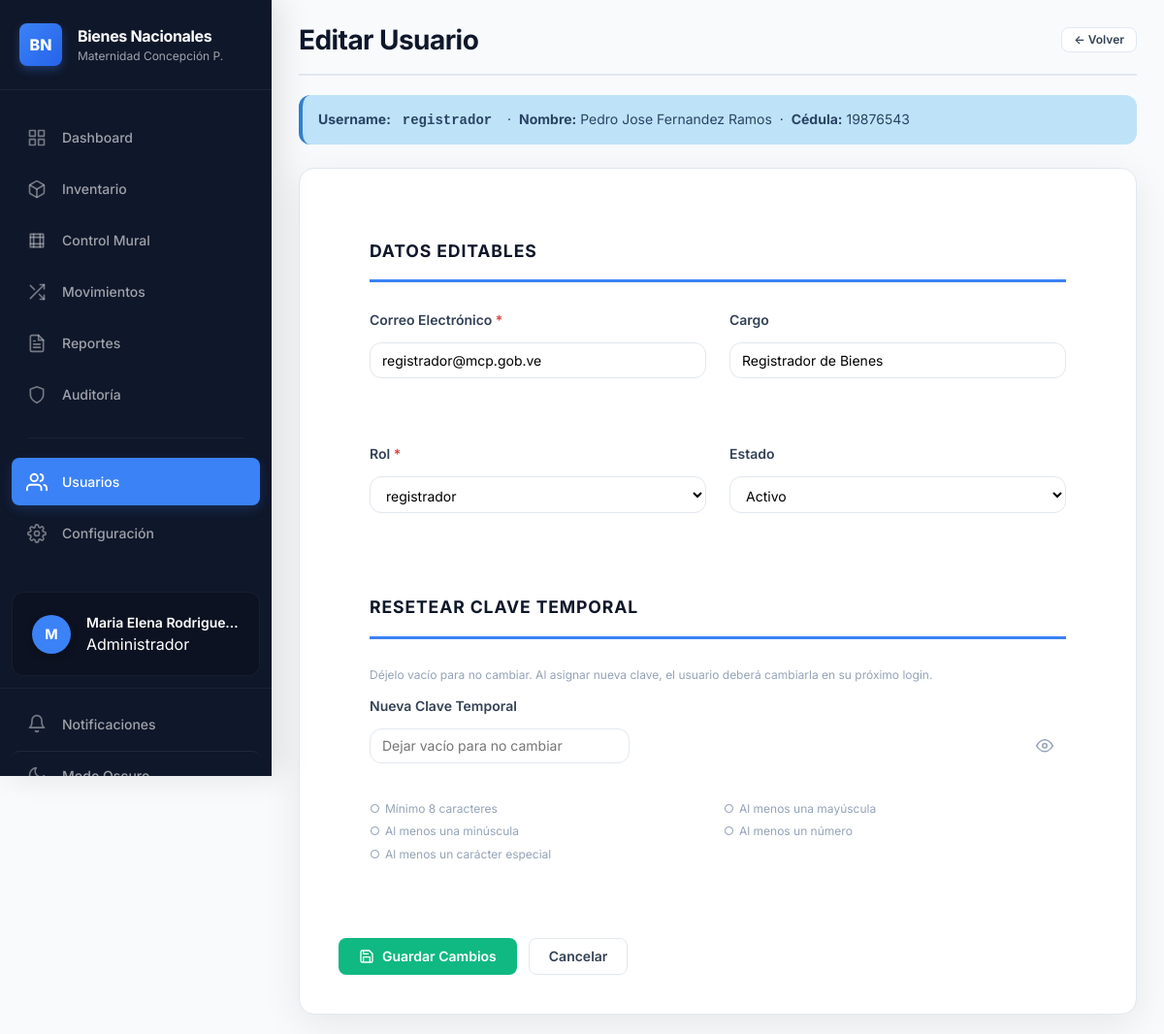
The page /public/usuarios/4/editar (signed in) on the database its author committed.
### tables this page shows
CREATE TABLE `usuarios` (
  `id_usuario` int(11) NOT NULL,
  `id_rol` int(11) DEFAULT NULL,
  `cedula` varchar(20) NOT NULL,
  `username` varchar(50) NOT NULL,
  `primer_nombre` varchar(100) NOT NULL,
  `segundo_nombre` varchar(100) NOT NULL DEFAULT '',
  `primer_apellido` varchar(100) NOT NULL,
  `segundo_apellido` varchar(100) NOT NULL DEFAULT '',
  `nombre_completo` varchar(255) NOT NULL DEFAULT '',
  `email` varchar(255) NOT NULL,
  `password_hash` varchar(255) NOT NULL,
  `telefono` varchar(20) DEFAULT NULL,
  `cargo` varchar(100) DEFAULT NULL,
  `ultimo_acceso` timestamp NULL DEFAULT NULL,
  `intentos_fallidos` int(11) NOT NULL DEFAULT 0,
  `bloqueado_hasta` timestamp NULL DEFAULT NULL,
  `primer_login` tinyint(1) NOT NULL DEFAULT 1,
  `activo` tinyint(1) NOT NULL DEFAULT 1,
  `created_at` timestamp NOT NULL DEFAULT current_timestamp(),
  `updated_at` timestamp NOT NULL DEFAULT current_timestamp() ON UPDATE current_timestamp()
);

CREATE TABLE `roles` (
  `id_rol` int(11) NOT NULL,
  `nombre` varchar(50) NOT NULL,
  `descripcion` text DEFAULT NULL,
  `permisos` longtext NOT NULL CHECK (json_valid(`permisos`)),
  `activo` tinyint(1) NOT NULL DEFAULT 1,
  `created_at` timestamp NOT NULL DEFAULT current_timestamp(),
  `updated_at` timestamp NOT NULL DEFAULT current_timestamp() ON UPDATE current_timestamp()
);

### app/views/admin/edit_user.php (the view, shortened to what the rows shown need)
<?php
require APP_PATH . '/views/partials/sidebar.php';
$nombreCompleto = htmlspecialchars(trim(
    ($usuario['primer_nombre']   ?? '') . ' ' .
    ($usuario['segundo_nombre']  ?? '') . ' ' .
    ($usuario['primer_apellido'] ?? '') . ' ' .
    ($usuario['segundo_apellido']?? '')
));
?>
<main class="main-content" id="mainContent">
    <div class="page-header">
        <h1>Editar Usuario</h1>
        <a href="<?= $base_url ?>/usuarios" class="btn btn-secondary btn-sm">← Volver</a>
    </div>
    <div class="alert alert-info" style="margin-bottom:1.5rem">
        <strong>Username:</strong>
        <code style="font-weight:700;margin:0 .5rem"><?= htmlspecialchars($usuario['username'] ?? '') ?></code>
        &nbsp;·&nbsp;
        <strong>Nombre:</strong> <?= $nombreCompleto ?>
        &nbsp;·&nbsp;
        <strong>Cédula:</strong> <?= htmlspecialchars($usuario['cedula'] ?? '') ?>
    </div>
    <div class="form-card">
        <form id="editUserForm" novalidate>
            <div class="form-section">
                <div class="form-section-title">Datos Editables</div>
                <div class="form-grid">
                    <div class="form-group">
                        <label for="email">Correo Electrónico <span class="req">*</span></label>
                        <input type="email" name="email" id="email"
                               class="form-input" required autocomplete="email"
                               value="<?= htmlspecialchars($usuario['email'] ?? '') ?>"
                               aria-required="true">
                        <span class="form-error" id="email-error" role="alert"></span>
                    </div>
                    <div class="form-group">
                        <label for="cargo">Cargo</label>
                        <input type="text" name="cargo" id="cargo"
                               class="form-input"
                               value="<?= htmlspecialchars($usuario['cargo'] ?? '') ?>">
                    </div>
                    <div class="form-group">
                        <label for="id_rol">Rol <span class="req">*</span></label>
                        <select name="id_rol" id="id_rol" class="form-select" required aria-required="true">
                            <?php foreach ($roles as $rol): ?>
                            <option value="<?= (int)$rol['id_rol'] ?>"
                                    <?= (int)$rol['id_rol'] === (int)$usuario['id_rol'] ? 'selected' : '' ?>>
                                <?= htmlspecialchars($rol['nombre']) ?>
                            </option>
                            <?php endforeach; ?>
                        </select>
                    </div>
                    <div class="form-group">
                        <label for="activo">Estado</label>
                        <select name="activo" id="activo" class="form-select">
                            <option value="1" <?= $usuario['activo'] ? 'selected' : '' ?>>Activo</option>
                        </select>
                    </div>
                </div>
            </div>
            <div class="form-section">
                <div class="form-section-title">Resetear Clave Temporal</div>
                <p class="form-hint" style="margin-bottom:.75rem">
                    Déjelo vacío para no cambiar. Al asignar nueva clave, el usuario deberá cambiarla en su próximo login.
                </p>
                <div class="form-grid">
                    <div class="form-group">
                        <label for="nueva_clave_temporal">Nueva Clave Temporal</label>
                        <div class="pwd-field-wrap">
                            <input type="password" name="nueva_clave_temporal" id="nueva_clave_temporal"
                                   class="form-input" placeholder="Dejar vacío para no cambiar"
                                   autocomplete="off"
                                   aria-describedby="clave_temporal-error">
                            <button type="button" class="pwd-toggle-btn" data-target="nueva_clave_temporal"
                                    aria-label="Mostrar contraseña" aria-pressed="false">
                                <svg width="18" height="18" viewBox="0 0 24 24" fill="none" stroke="currentColor" stroke-width="2" aria-hidden="true">
                                    <path d="M1 12s4-8 11-8 11 8 11 8-4 8-11 8-11-8-11-8z"/>
                                    <circle cx="12" cy="12" r="3"/>
                                </svg>
                            </button>
                        </div>
                        <span class="form-error" id="clave_temporal-error" role="alert"></span>
                        <ul class="pwd-rules-list" aria-label="Requisitos de contraseña">
                            <li id="er-len">Mínimo 8 caracteres</li>
                            <li id="er-upper">Al menos una mayúscula</li>
                            <li id="er-lower">Al menos una minúscula</li>
                            <li id="er-num">Al menos un número</li>
                            <li id="er-special">Al menos un carácter especial</li>
                        </ul>
                    </div>
                </div>
            </div>
            <div class="form-actions">
                <button type="submit" class="btn btn-success" id="btnSave">
                    <svg width="16" height="16" viewBox="0 0 24 24" fill="none" stroke="currentColor" stroke-width="2" aria-hidden="true">
                        <path d="M19 21H5a2 2 0 0 1-2-2V5a2 2 0 0 1 2-2h11l5 5v11a2 2 0 0 1-2 2z"/>
                        <polyline points="17 21 17 13 7 13 7 21"/>
                        <polyline points="7 3 7 8 15 8"/>
                    </svg>
                    Guardar Cambios
                </button>
                <a href="<?= $base_url ?>/usuarios" class="btn btn-secondary">Cancelar</a>
            </div>
        </form>
    </div>
</main>

### rows shown on the page
usuarios: username "registrador", nombreCompleto "Pedro Jose Fernandez Ramos", cedula "19876543", email "registrador@mcp.gob.ve", cargo "Registrador de Bienes", id_rol "registrador", activo "Activo"

### other values the page prints
$inicial "M"
$_SESSION['nombre'] "Maria Elena Rodrigue…"
$rolLabel "Administrador"
